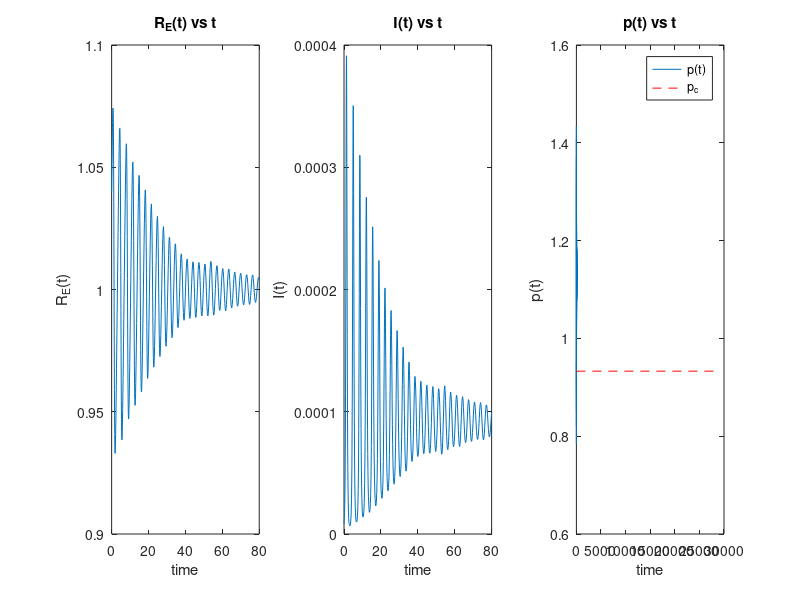

This figure's MATLAB source:
clear all
close all
% Parameter definitions
mu = 1/(78*365);          % Birth and death rate (1/L, where L is life expectancy)
v = 1/(7);           % Rate of recovery from infection
R_0 = 15;          % Basic Reproduction Number
beta = R_0*(mu+v); % Transmission rate
k = 40;            % Combined constant ( given k*theta = 40)
p_3= 0.56;
%p_c = 1 - 1/R_0;   % Critical elimination coverage
p_c =0.933; 
%disp(p_c);
gamma_hat = 0;         % For the I-model
alpha_hat = 1.638e-4;       
k_theta = 40;                  %from the condition k*theta = 40 and taking theta(I) = theta_A*I

% Differential equations
f = @(t,y) [
    mu*(1-p_3) - mu*y(1) - beta*y(1)*y(2); %- Imm_rate ;           % dS/dt
    beta*y(1)*y(2)  - (mu+v)*y(2);%+ Imm_rate ;                        % dI/dt
    k_theta*(1-p_3) * ((y(2) - alpha_hat*p_3)*p_3 + gamma_hat);           % dp/dt
];
 
 

% Initial conditions
S0 = 1.04/R_0;
I0 = 0.82e-5;
p0 = 0.95;

% Time span
tspan = [0, 80*365];

% using ode45
[t, Y] = ode45(f, tspan, [S0 I0 p0]);

% Plots
figure;
subplot(1,3,1);
plot(t/365, R_0*Y(:,1)); % R_E(t) = R_0*S(t)
title('R_E(t) vs t');
xlabel('time');
ylabel('R_E(t)');

subplot(1,3,2);
plot(t/365, Y(:,2));
title('I(t) vs t');
xlabel('time');
ylabel('I(t)');

subplot(1,3,3);
plot(t/365, Y(:,3));
title('p(t) vs t');
xlabel('time');
ylabel('p(t)');
hold on;
line([0 80*365],[p_c p_c],'Color','red','LineStyle','--');
legend('p(t)', 'p_c');
